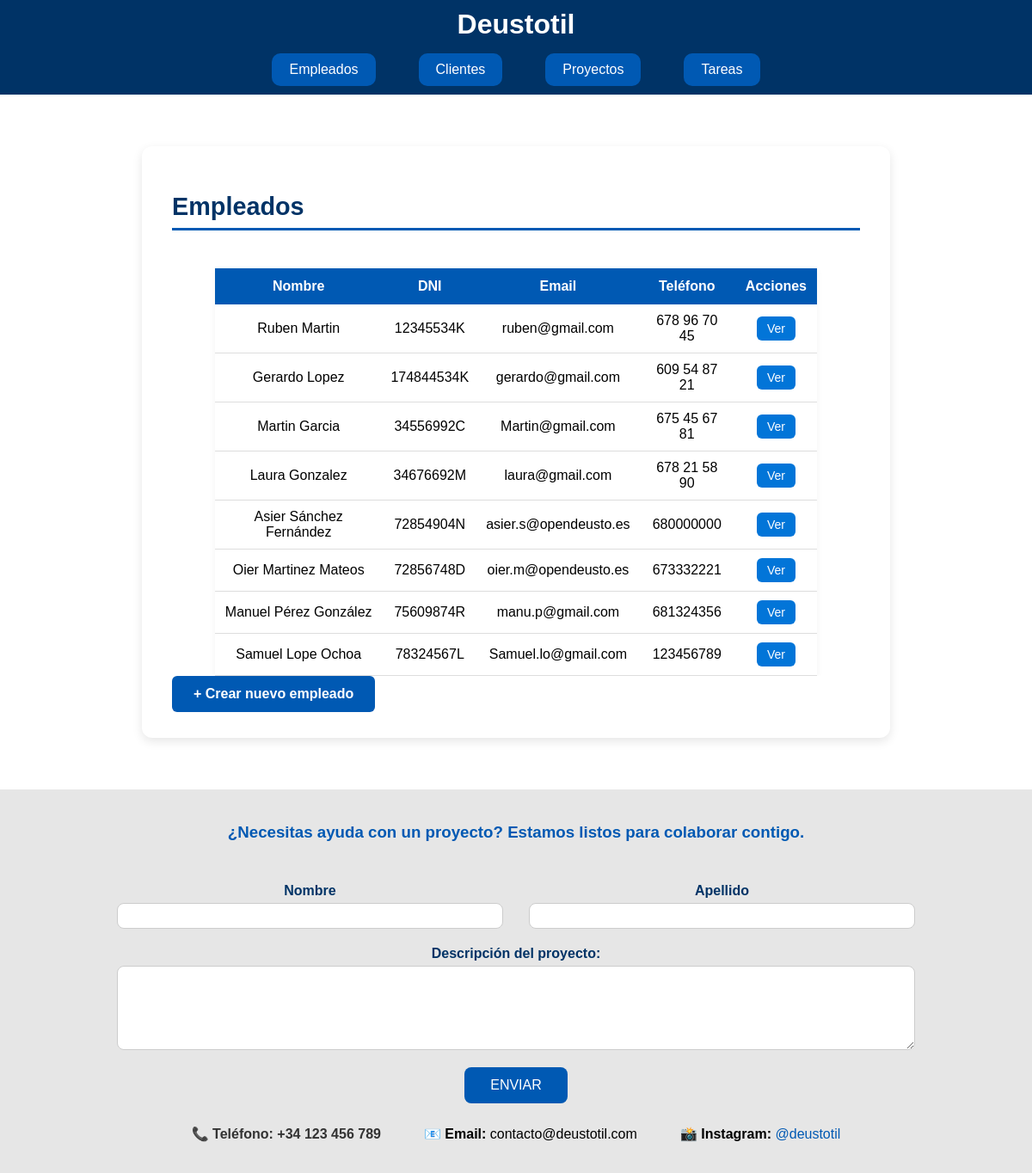
The page /deustotil/lista_empleado (signed in) on the database as committed earlier.
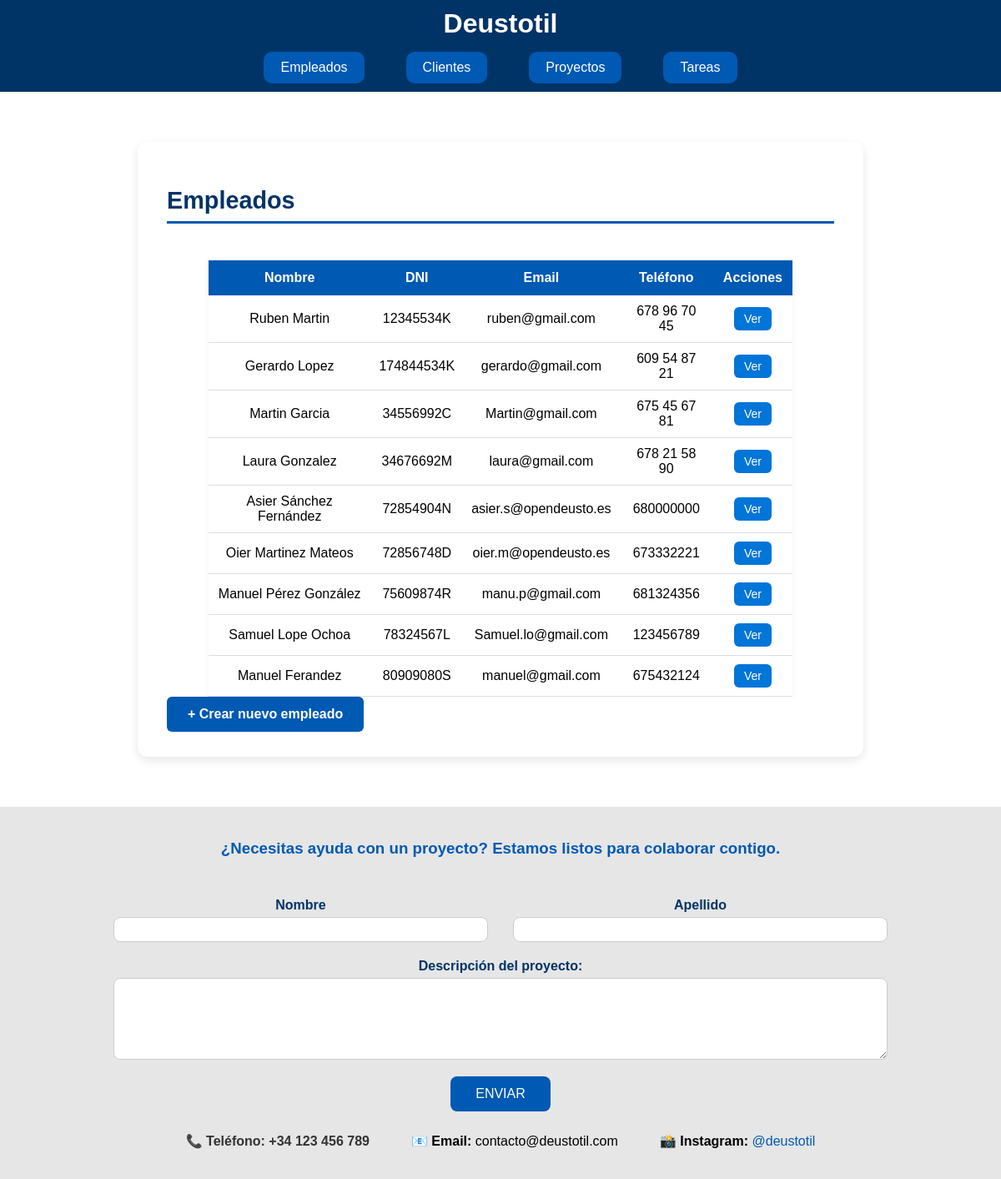
The same page on the database as committed later.
### appEmpresaDjango/models.py (models this page shows, shortened)
class Empleado(models.Model):
    dni = models.CharField(max_length=10, unique=True)
    nombre = models.CharField(max_length=100)
    apellidos = models.CharField(max_length=150)
    email = models.EmailField()
    telefono = models.CharField(max_length=20)

### appEmpresaDjango/views.py (the view)
# urls.py: path('lista_empleado', views.ListEmpleadoView.as_view(), name='lista_empleado'),
class ListEmpleadoView(LoginRequiredMixin, ListView):
    model = Empleado
    queryset = Empleado.objects.all()
    login_url = '/login/'

### appEmpresaDjango/templates/appEmpresaDjango/empleado_list.html
{% extends "base.html" %}
{% block content %}
<section id="contenido" class="seccion-contenido">
    <h2 class="titulo-seccion">Empleados</h2>
   <div class="tabla-contenedor">
    <table class="tabla-datos">
        <thead>
            <tr>
                <th>Nombre</th>
                <th>DNI</th>
                <th>Email</th>
                <th>Teléfono</th>
                <th>Acciones</th>
            </tr>
        </thead>
        <tbody>
            {% for lista_empleado in object_list %}
            <tr>
                <td>{{ lista_empleado.nombre }} {{ lista_empleado.apellidos }}</td>
                <td>{{ lista_empleado.dni }}</td>
                <td>{{ lista_empleado.email }}</td>
                <td>{{ lista_empleado.telefono }}</td>
                <td>
                    <a href="{% url 'detalles_empleado' lista_empleado.id %}" class="boton-ver">Ver</a>
                </td>
            </tr>
            {% empty %}
            <tr>
                <td colspan="5" class="mensaje-vacio">No hay empleados registrados.</td>
            </tr>
            {% endfor %}
        </tbody>
    </table>
</div>
    <a href="{% url 'crear_empleado' %}" class="boton-nuevo">
        + Crear nuevo empleado
    </a>
</section>
{% endblock %}

Rows that differ between the two databases and show on the page:
added Empleado: nombre "Manuel", apellidos "Ferandez", dni "80909080S", email "manuel@gmail.com", telefono "675432124"
